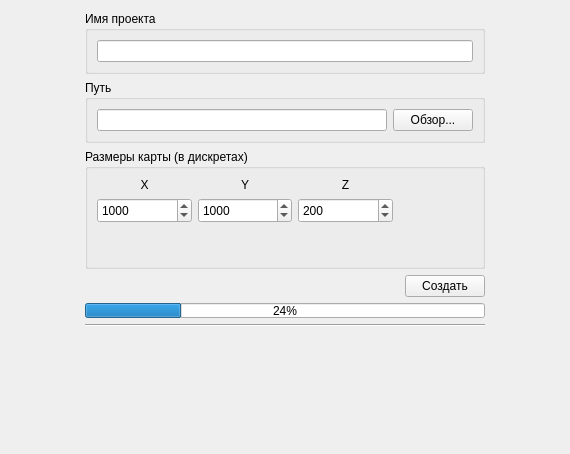
<?xml version="1.0" encoding="UTF-8"?>
<ui version="4.0">
 <class>createProjectWindow</class>
 <widget class="QWidget" name="createProjectWindow">
  <property name="geometry">
   <rect>
    <x>0</x>
    <y>0</y>
    <width>570</width>
    <height>454</height>
   </rect>
  </property>
  <property name="windowTitle">
   <string>Form</string>
  </property>
  <layout class="QHBoxLayout" name="horizontalLayout_5">
   <item>
    <spacer name="horizontalSpacer_3">
     <property name="orientation">
      <enum>Qt::Horizontal</enum>
     </property>
     <property name="sizeHint" stdset="0">
      <size>
       <width>40</width>
       <height>20</height>
      </size>
     </property>
    </spacer>
   </item>
   <item>
    <layout class="QVBoxLayout" name="verticalLayout_4">
     <item>
      <widget class="QGroupBox" name="groupBox_3">
       <property name="title">
        <string>Имя проекта</string>
       </property>
       <layout class="QHBoxLayout" name="horizontalLayout_4">
        <item>
         <widget class="QLineEdit" name="nameProjectLineEdit"/>
        </item>
       </layout>
      </widget>
     </item>
     <item>
      <widget class="QGroupBox" name="groupBox_2">
       <property name="title">
        <string>Путь</string>
       </property>
       <layout class="QHBoxLayout" name="horizontalLayout_3">
        <item>
         <widget class="QLineEdit" name="dirProjectLineEdit"/>
        </item>
        <item>
         <widget class="QPushButton" name="setDirProjectPushButton">
          <property name="text">
           <string>Обзор...</string>
          </property>
         </widget>
        </item>
       </layout>
      </widget>
     </item>
     <item>
      <widget class="QGroupBox" name="groupBox">
       <property name="minimumSize">
        <size>
         <width>250</width>
         <height>100</height>
        </size>
       </property>
       <property name="maximumSize">
        <size>
         <width>16777215</width>
         <height>120</height>
        </size>
       </property>
       <property name="title">
        <string>Размеры карты (в дискретах)</string>
       </property>
       <layout class="QHBoxLayout" name="horizontalLayout">
        <item>
         <layout class="QVBoxLayout" name="verticalLayout_2">
          <item>
           <widget class="QLabel" name="label">
            <property name="maximumSize">
             <size>
              <width>16777215</width>
              <height>30</height>
             </size>
            </property>
            <property name="text">
             <string>X</string>
            </property>
            <property name="alignment">
             <set>Qt::AlignCenter</set>
            </property>
           </widget>
          </item>
          <item>
           <widget class="QSpinBox" name="sizeXSpinBox">
            <property name="minimumSize">
             <size>
              <width>0</width>
              <height>25</height>
             </size>
            </property>
            <property name="minimum">
             <number>100</number>
            </property>
            <property name="maximum">
             <number>20000</number>
            </property>
            <property name="value">
             <number>1000</number>
            </property>
           </widget>
          </item>
          <item>
           <spacer name="verticalSpacer">
            <property name="orientation">
             <enum>Qt::Vertical</enum>
            </property>
            <property name="sizeHint" stdset="0">
             <size>
              <width>20</width>
              <height>40</height>
             </size>
            </property>
           </spacer>
          </item>
         </layout>
        </item>
        <item>
         <layout class="QVBoxLayout" name="verticalLayout">
          <item>
           <widget class="QLabel" name="label_2">
            <property name="maximumSize">
             <size>
              <width>16777215</width>
              <height>30</height>
             </size>
            </property>
            <property name="text">
             <string>Y</string>
            </property>
            <property name="alignment">
             <set>Qt::AlignCenter</set>
            </property>
           </widget>
          </item>
          <item>
           <widget class="QSpinBox" name="sizeYSpinBox">
            <property name="minimumSize">
             <size>
              <width>0</width>
              <height>25</height>
             </size>
            </property>
            <property name="minimum">
             <number>100</number>
            </property>
            <property name="maximum">
             <number>20000</number>
            </property>
            <property name="value">
             <number>1000</number>
            </property>
           </widget>
          </item>
          <item>
           <spacer name="verticalSpacer_2">
            <property name="orientation">
             <enum>Qt::Vertical</enum>
            </property>
            <property name="sizeHint" stdset="0">
             <size>
              <width>20</width>
              <height>40</height>
             </size>
            </property>
           </spacer>
          </item>
         </layout>
        </item>
        <item>
         <layout class="QVBoxLayout" name="verticalLayout_3">
          <item>
           <widget class="QLabel" name="label_3">
            <property name="maximumSize">
             <size>
              <width>16777215</width>
              <height>30</height>
             </size>
            </property>
            <property name="text">
             <string>Z</string>
            </property>
            <property name="alignment">
             <set>Qt::AlignCenter</set>
            </property>
           </widget>
          </item>
          <item>
           <widget class="QSpinBox" name="sizeZSpinBox">
            <property name="minimumSize">
             <size>
              <width>0</width>
              <height>25</height>
             </size>
            </property>
            <property name="minimum">
             <number>50</number>
            </property>
            <property name="maximum">
             <number>1000</number>
            </property>
            <property name="value">
             <number>200</number>
            </property>
           </widget>
          </item>
          <item>
           <spacer name="verticalSpacer_3">
            <property name="orientation">
             <enum>Qt::Vertical</enum>
            </property>
            <property name="sizeHint" stdset="0">
             <size>
              <width>20</width>
              <height>40</height>
             </size>
            </property>
           </spacer>
          </item>
         </layout>
        </item>
        <item>
         <spacer name="horizontalSpacer_2">
          <property name="orientation">
           <enum>Qt::Horizontal</enum>
          </property>
          <property name="sizeType">
           <enum>QSizePolicy::Ignored</enum>
          </property>
          <property name="sizeHint" stdset="0">
           <size>
            <width>40</width>
            <height>20</height>
           </size>
          </property>
         </spacer>
        </item>
        <item>
         <spacer name="horizontalSpacer">
          <property name="orientation">
           <enum>Qt::Horizontal</enum>
          </property>
          <property name="sizeType">
           <enum>QSizePolicy::Ignored</enum>
          </property>
          <property name="sizeHint" stdset="0">
           <size>
            <width>40</width>
            <height>20</height>
           </size>
          </property>
         </spacer>
        </item>
       </layout>
      </widget>
     </item>
     <item>
      <layout class="QHBoxLayout" name="horizontalLayout_2">
       <item>
        <spacer name="horizontalSpacer_4">
         <property name="orientation">
          <enum>Qt::Horizontal</enum>
         </property>
         <property name="sizeHint" stdset="0">
          <size>
           <width>40</width>
           <height>20</height>
          </size>
         </property>
        </spacer>
       </item>
       <item>
        <widget class="QPushButton" name="createProjectButton">
         <property name="text">
          <string>Создать</string>
         </property>
        </widget>
       </item>
      </layout>
     </item>
     <item>
      <widget class="QProgressBar" name="progressBar">
       <property name="maximumSize">
        <size>
         <width>16777215</width>
         <height>15</height>
        </size>
       </property>
       <property name="value">
        <number>24</number>
       </property>
      </widget>
     </item>
     <item>
      <widget class="Line" name="line">
       <property name="minimumSize">
        <size>
         <width>400</width>
         <height>0</height>
        </size>
       </property>
       <property name="orientation">
        <enum>Qt::Horizontal</enum>
       </property>
      </widget>
     </item>
     <item>
      <spacer name="verticalSpacer_6">
       <property name="orientation">
        <enum>Qt::Vertical</enum>
       </property>
       <property name="sizeHint" stdset="0">
        <size>
         <width>20</width>
         <height>40</height>
        </size>
       </property>
      </spacer>
     </item>
    </layout>
   </item>
   <item>
    <spacer name="horizontalSpacer_5">
     <property name="orientation">
      <enum>Qt::Horizontal</enum>
     </property>
     <property name="sizeHint" stdset="0">
      <size>
       <width>40</width>
       <height>20</height>
      </size>
     </property>
    </spacer>
   </item>
  </layout>
 </widget>
 <resources/>
 <connections/>
</ui>
